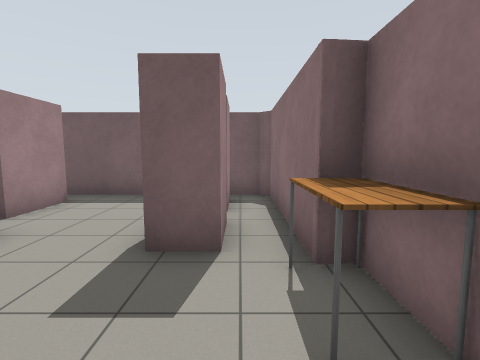
View 1 (above)

24 first-person views from a walk through a world built for the Gazebo simulator. The camera is 1.3 m above the floor, tilts 6° down and sees 85° across. Floor lines are 1 m apart. The floor is counted in squares, 1 m on a side. Each view is taken from the middle of a square. On the plan, view 1 faces up. The plan holds only what a view shows up to about 13 squares ahead; the rest is blank. Robots are left out. Simple patterns stand in for the simulator's built-in surfaces. Simple shapes stand in for some stock models. Some surface patterns are stand-ins.

View 2
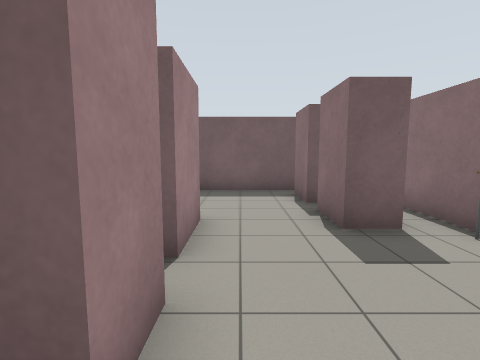

View 3
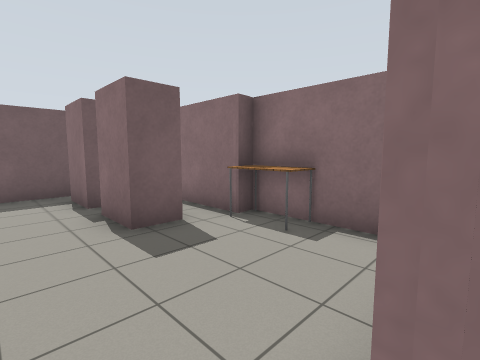

View 4
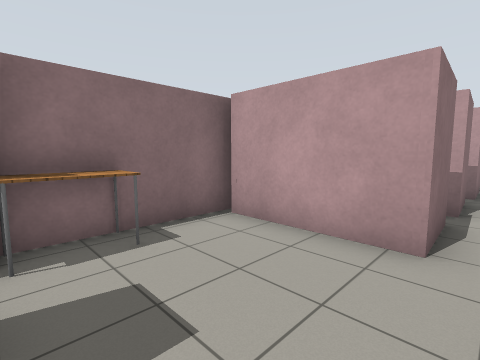

View 5
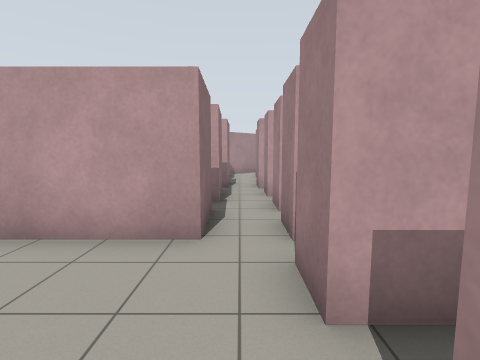

View 6
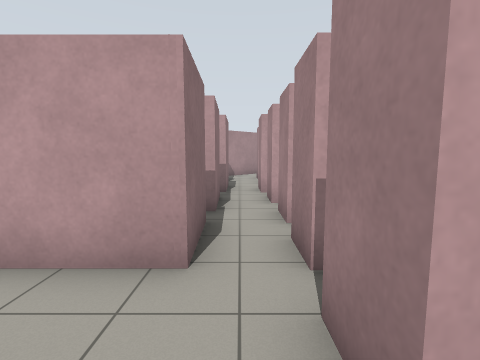

View 7
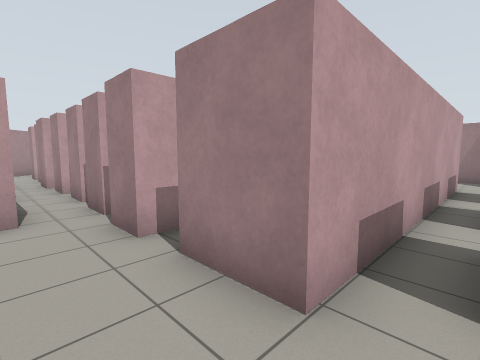

View 8
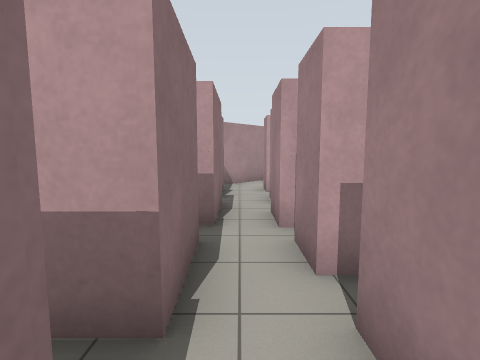

View 9
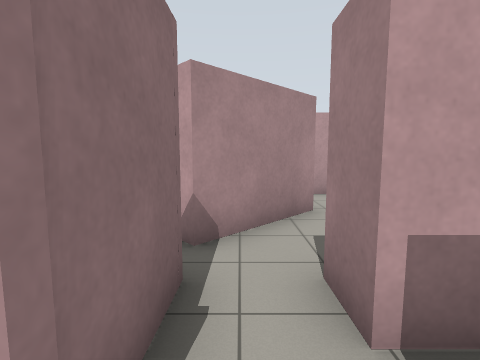

View 10
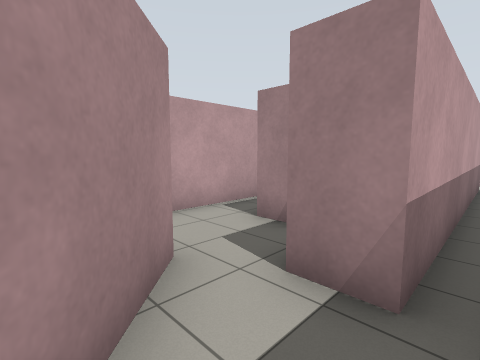

View 11
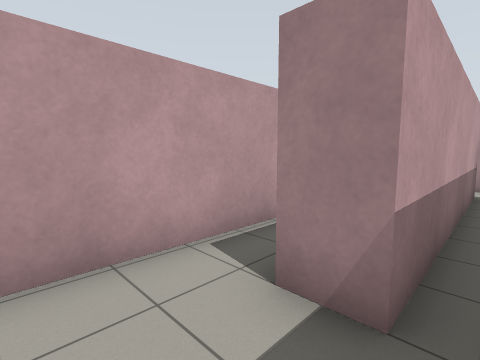

View 12
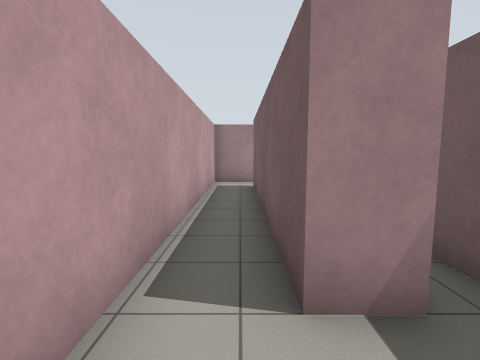

View 13
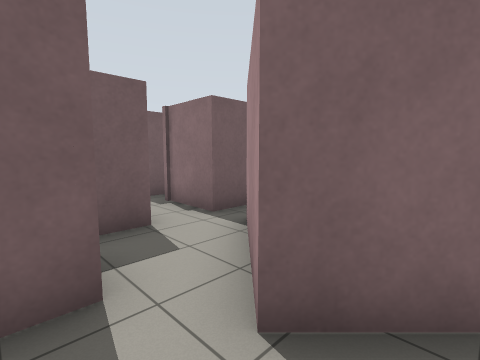

View 14
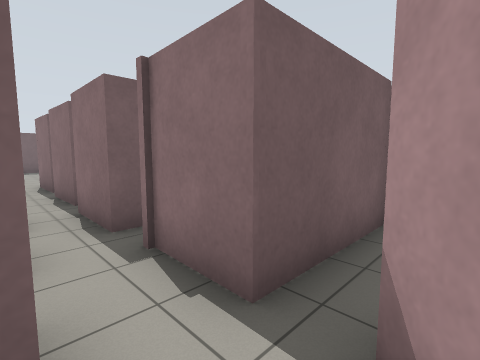

View 15
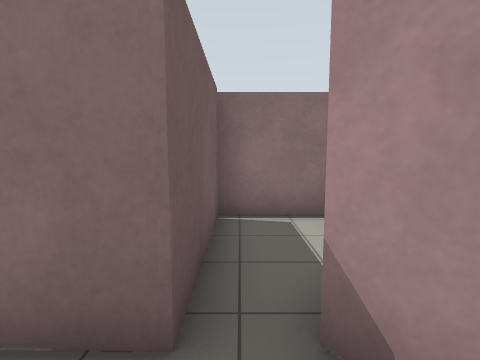

View 16
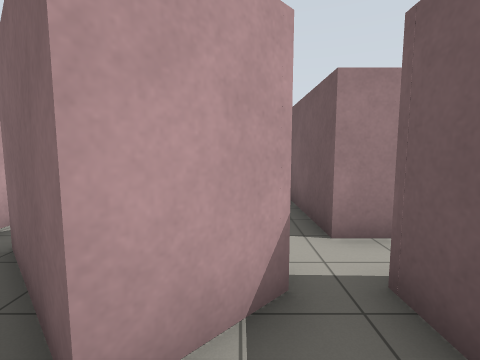

View 17
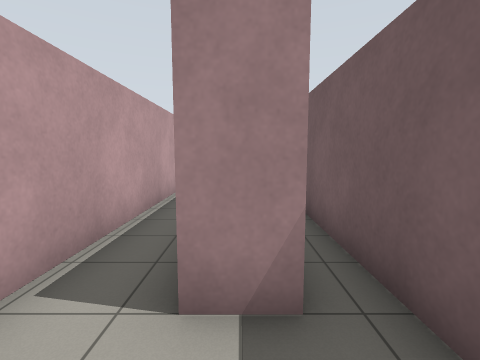

View 18
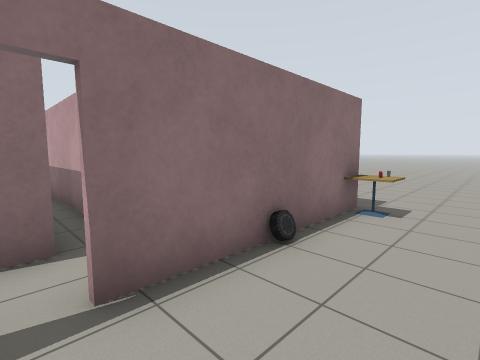

View 19
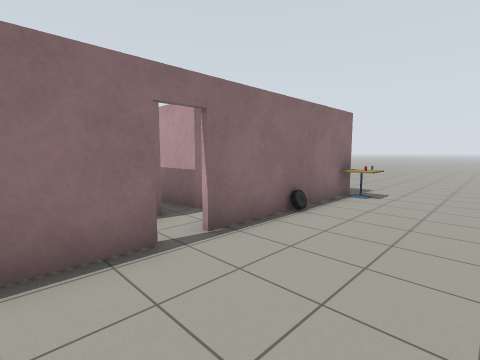

View 20
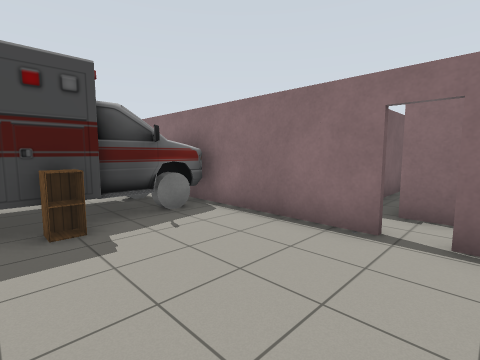

View 21
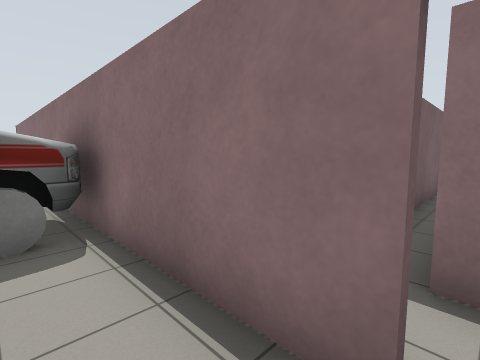

View 22
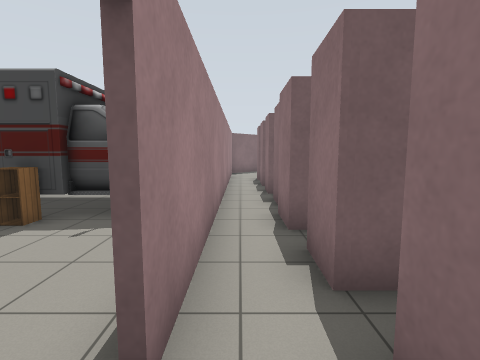

View 23
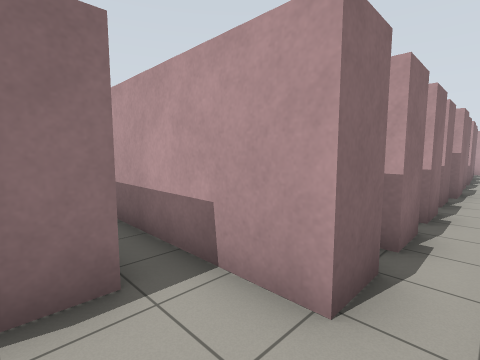

View 24
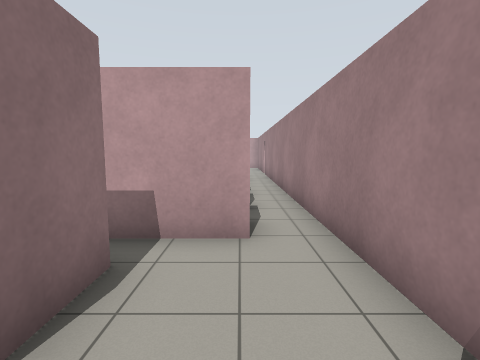

### Floor plan
Key: @ floor where view 1 was taken; # wall or solid block; . floor; D open door; T table; C car; A cafe table; M ambulance; B cabinet; O other object.
Columns run from 21 left of view 1 to 1 right of it. Each row starts with its distance up from view 1.
  8                 #######
  7                 #...###
  6                 #...###
  5       .         #...###
  4     #...###     ##..###
  3     #...#        #....#
  2     #...#        #....T
  1     #.###        #....T
  0     #.#          #...@#
 -1     #.#          #.####
 -2     #.#          #.#
 -3     #.#          #.#
 -4    .#.#          #.#
 -5   MMM.#          #.#
 -6   MMM.#          #..
 -7 MBM.#.#          #.#
 -8 ....#..          ..#
 -9 ....#.########   #..
-10 ....#........    ..#
-11  ...DD#       ####.####
-12 ....#.................#
-13  ...#.##########..##..#
-14  ...C.# .........######
-15  ...#.#########..###
-16  ...#.............#
-17  ...A##############
-18  ...O.
-19  .....
-20  .....
-21   ....

Where each view was taken, in squares from view 1:
view 1: 0 up, 0 right, facing up
view 2: 1 down, 3 left, facing up
view 3: 1 down, 3 left, facing up-right
view 4: 3 up, 3 left, facing down-right
view 5: 3 up, 3 left, facing down
view 6: 2 up, 3 left, facing down
view 7: 5 up, 2 left, facing down-left
view 8: 2 down, 3 left, facing down
view 9: 9 down, 3 left, facing down
view 10: 12 down, 3 left, facing down-left
view 11: 14 down, 5 left, facing down-left
view 12: 16 down, 5 left, facing left
view 13: 16 down, 6 left, facing up-right
view 14: 13 down, 4 left, facing up-right
view 15: 12 down, 4 left, facing right
view 16: 13 down, 0 right, facing left
view 17: 15 down, 5 left, facing left
view 18: 11 down, 19 left, facing down-right
view 19: 9 down, 20 left, facing down-right
view 20: 12 down, 21 left, facing up-right
view 21: 11 down, 18 left, facing up-right
view 22: 12 down, 16 left, facing up
view 23: 3 up, 16 left, facing down-right
view 24: 5 up, 15 left, facing down
